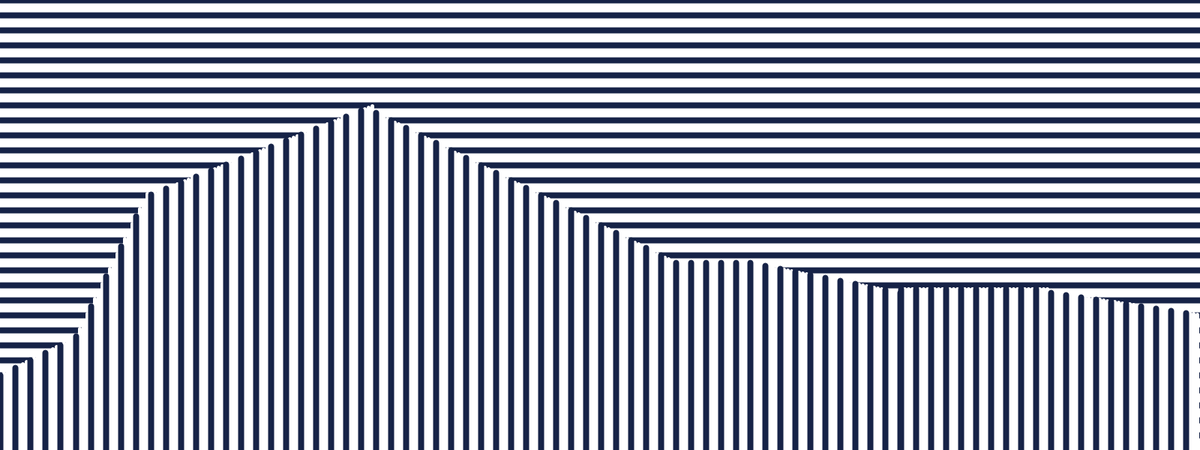
Frame 1 (no input)
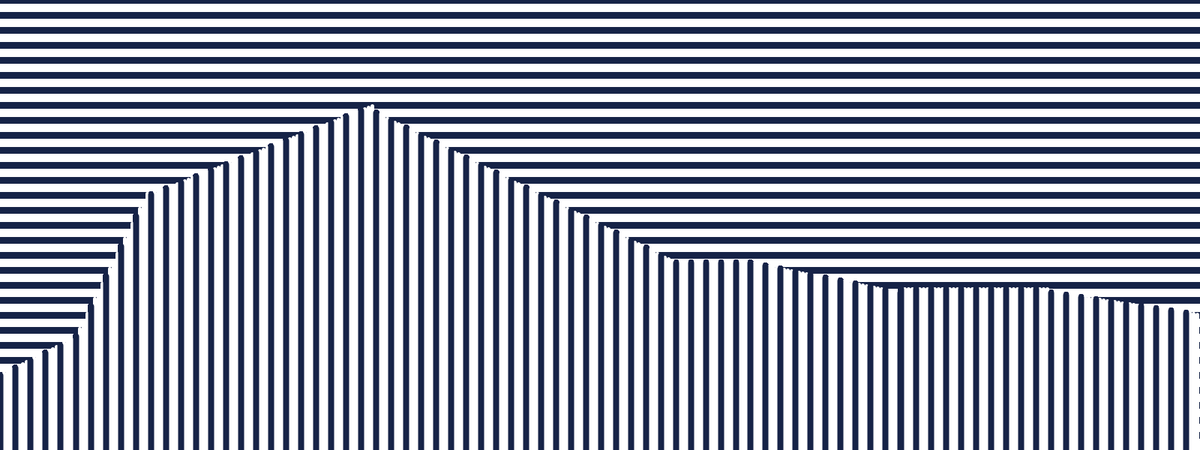
Frame 60 (the mouse pressed at the canvas centre just before this capture)
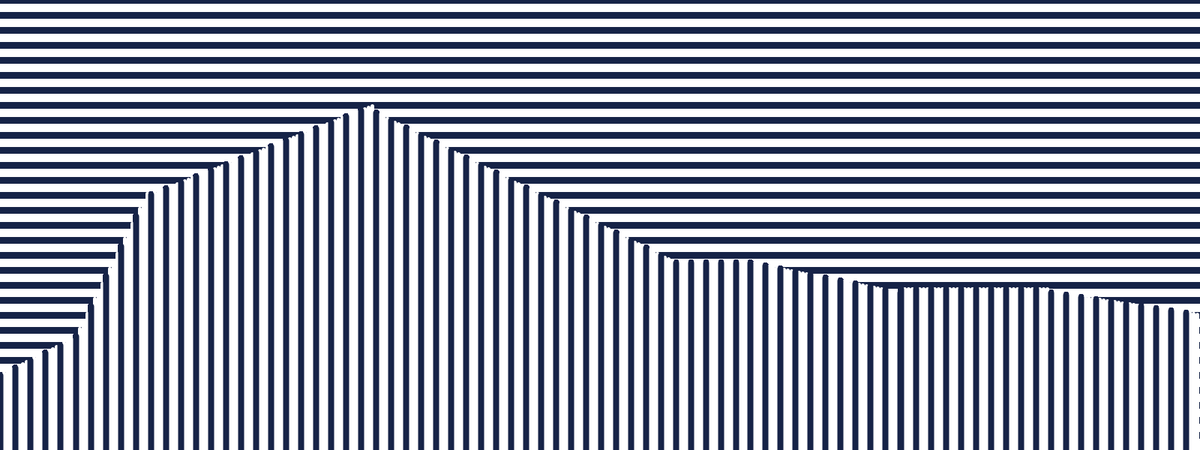
Frame 120 (the mouse held since frame 60 and released just before this capture)

The Processing sketch that drew these frames (run headless with seeded random() and noise(); from frame 60 on, the mouse is pressed at the canvas centre):

// Processing sketch: Class17_yz5206
// ── Class17_yz5206.pde
int[] data = {};
int vertical = 5;//weight of white
int verticale = 8;//weight of v line
int jianxi = 20; // 

void setup() { 
  background(255);
  size (1600, 600);
}

void draw() {
  //draw the horizontal line
  stroke(22, 35, 71);
  strokeWeight(verticale);
  for (int i=0; i<600; i=i+jianxi) {
    line (0, i, 1600, i);
  }
  
   //draw the while space
  stroke(255);
  for (int i=0; i<100; i=i+5) {
    strokeWeight (vertical);
    line (i, 600, i, 500-(0.5*i) );
    strokeWeight (0);
  }
  
  for (int i=101; i<200; i=i+5) {
    strokeWeight (vertical);
    line (i, 600, i, 650-i/0.5 );
    strokeWeight (0);
  }
  for (int i=201; i<500; i=i+5) {
    strokeWeight (vertical);
    line (i, 600, i, 340-(0.4*i) );
    strokeWeight (0);
  }
  for (int i=501; i<700; i=i+5) {
    strokeWeight (vertical);
    line (i, 600, i, (0.5*i)-100 );
    strokeWeight (0);
  }
  for (int i=701; i<800; i=i+5) {
    strokeWeight (vertical);
    line (i, 600, i, (0.5*i)-100 );
    strokeWeight (0);
  }
  for (int i=801; i<900; i=i+5) {
    strokeWeight (vertical);
    line (i, 600, i, (0.5*i)-100 );
    strokeWeight (0);
  }
  for (int i=901; i<1005; i=i+5) {
    strokeWeight (vertical);
    line (i, 600, i, 350);
    strokeWeight (0);
  }
  for (int i=1000; i<1201; i=i+5) {
    strokeWeight (vertical);
    line (i, 600, i, 150+0.2*i);
    strokeWeight (0);
  }
  for (int i=1201; i<1401; i=i+5) {
    strokeWeight (vertical);
    line (i, 600, i, 385);
    strokeWeight (0);
  }
  for (int i=1401; i<1601; i=i+5) {
    strokeWeight (vertical);
    line (i, 600, i, 180+0.15*i);
    strokeWeight (0);
  }


  // draw the vertical lines
  stroke(22, 35, 71);
  for (int i=0; i<100; i=i+jianxi) {
    strokeWeight (verticale);
    line (i, 600, i, 500-(0.5*i) );
    strokeWeight (0);
  }

  for (int i=101; i<200; i=i+jianxi) {
    strokeWeight (verticale);
    line (i, 600, i, 650-i/0.5 );
    strokeWeight (0);
  }
  for (int i=201; i<500; i=i+jianxi) {
    strokeWeight (verticale);
    line (i, 600, i, 340-(0.4*i) );
    strokeWeight (0);
  }
  for (int i=501; i<700; i=i+jianxi) {
    strokeWeight (verticale);
    line (i, 600, i, (0.5*i)-100 );
    strokeWeight (0);
  }
  for (int i=701; i<900; i=i+jianxi) {
    strokeWeight (verticale);
    line (i, 600, i, (0.5*i)-100 );
    strokeWeight (0);
  }
  for (int i=901; i<1001; i=i+jianxi) {
    strokeWeight (verticale);
    line (i, 600, i, 350);
    strokeWeight (0);
  }
  for (int i=1000; i<1201; i=i+jianxi) {
    strokeWeight (verticale);
    line (i, 600, i, 150+0.2*i);
    strokeWeight (0);
  }
  for (int i=1201; i<1401; i=i+jianxi) {
    strokeWeight (verticale);
    line (i, 600, i, 385);
    strokeWeight (0);
  }
  for (int i=1401; i<1601; i=i+jianxi) {
    strokeWeight (verticale);
    line (i, 600, i, 180+0.15*i);
    strokeWeight (0);
  }
  
  
}
